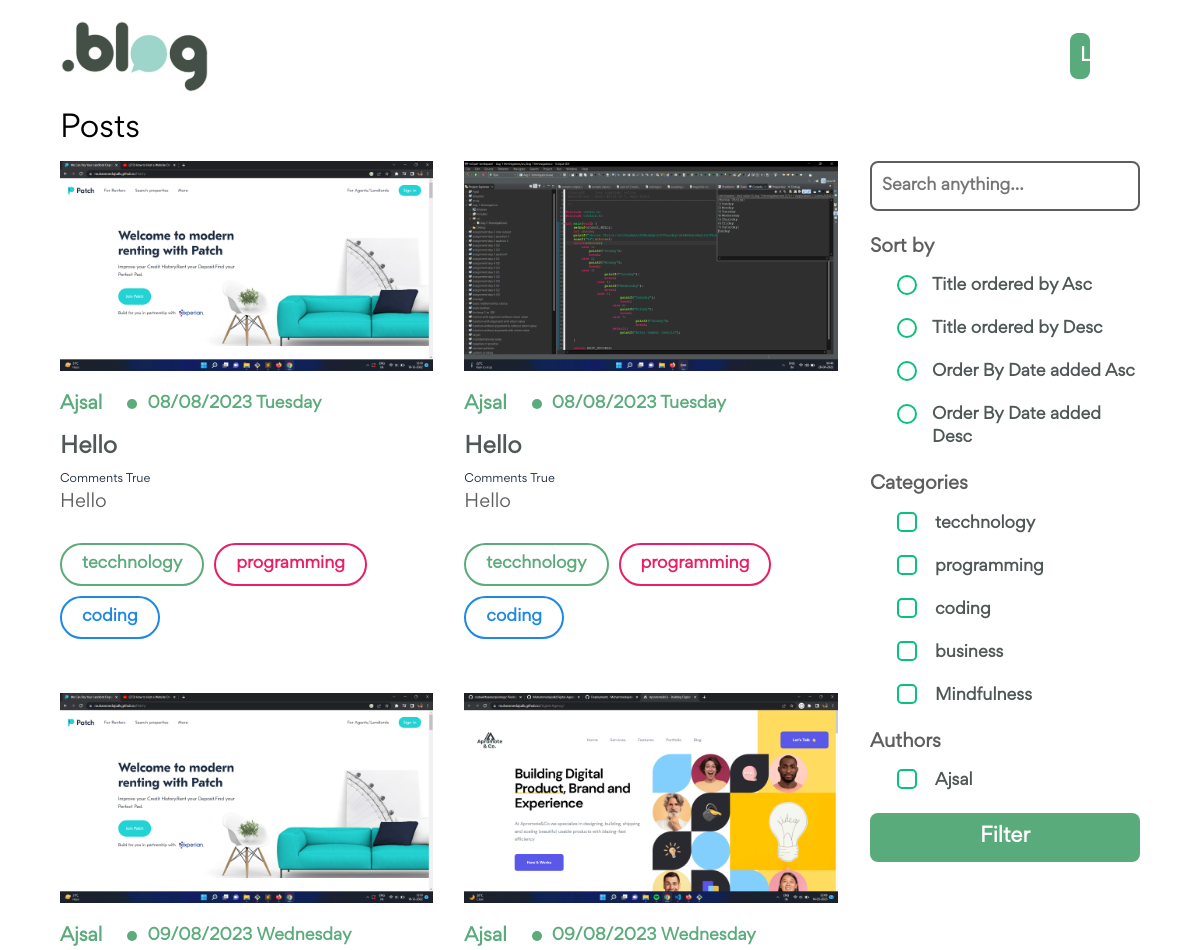
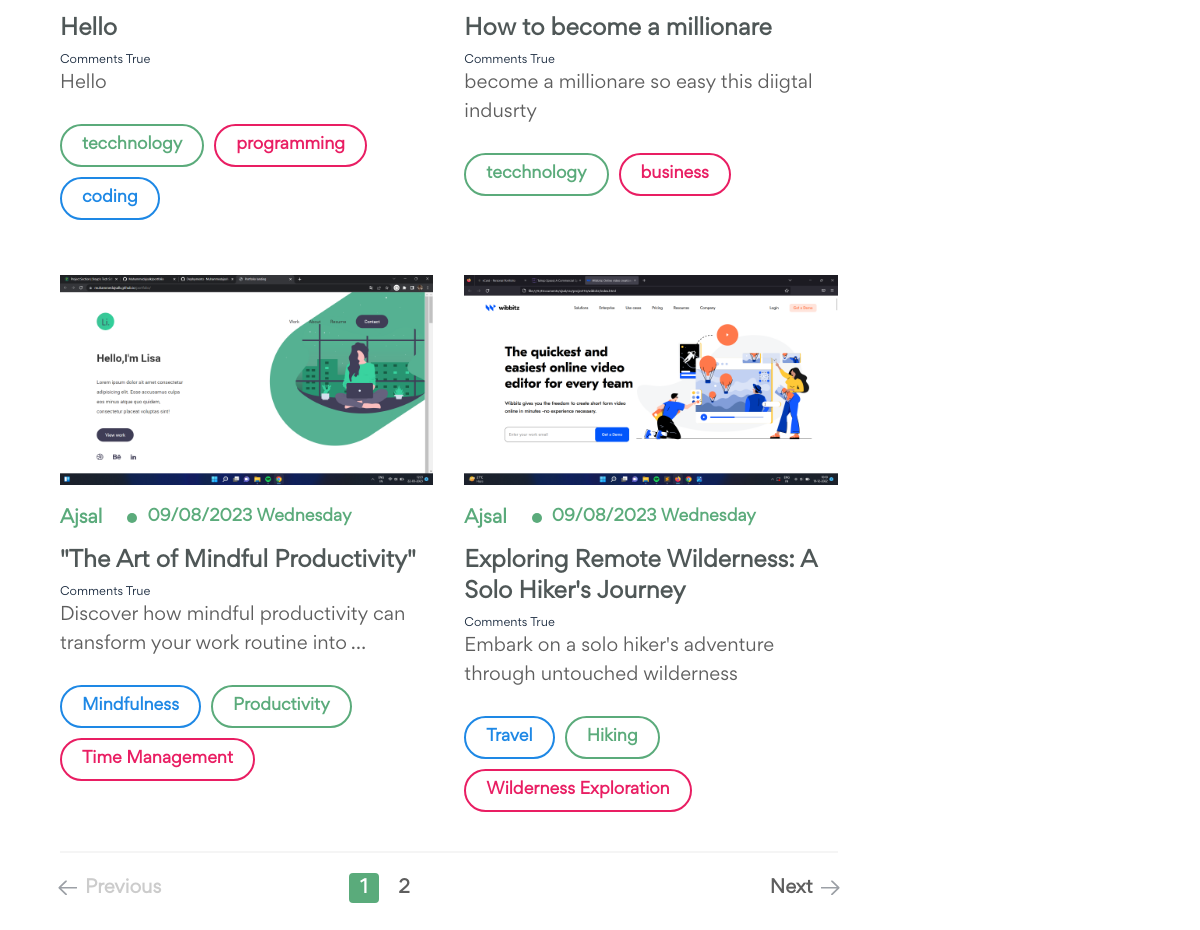
The page / on the database its author committed (2 pictures, top to bottom).
### posts/models.py (models this page shows, shortened)
class Post(models.Model):
    title = models.CharField(max_length=255)
    short_description = models.TextField()
    description = RichTextField()
    categories = models.ManyToManyField("posts.Category")
    time_to_read = models.CharField(max_length=128)
    featured_image = models.ImageField(upload_to="posts/")
    is_draft = models.BooleanField(default=False)
    author = models.ForeignKey("posts.Author",on_delete=models.CASCADE)
    published_date = models.DateField()
    is_deleted = models.BooleanField(default=False)

class Author(models.Model):
    name = models.CharField(max_length=255)
    user = models.OneToOneField("auth.User",on_delete=models.CASCADE)

class Category(models.Model):
    title = models.CharField(max_length=25)
    class Meta:
        verbose_name_plural = "categories"

### web/views.py (the view, shortened to what this page needs)
# urls.py: path('',views.index, name="index"),
def index(request):
    posts = Post.objects.filter(is_deleted=False,is_draft=False)
    categories = Category.objects.all()[:5]
    authors = Author.objects.all()
    q = request.GET.get('q')
    if q:
        posts = posts.filter(title__icontains=q)
    search_authors = request.GET.getlist("author")
    print(search_authors)
    if search_authors:
        posts =posts.filter(author__in = search_authors)
    search_categories = request.GET.getlist("category")
    print(search_categories)
    if search_categories:
        posts =posts.filter(categories__in = search_categories).distinct()
    sort = request.GET.get("sort")
    instances = paginate_instances(request,posts)
    context={
        "title" : "Home Page",
        "instances" : instances,
        "categories" : categories,
        "authors" : authors
    }
    return render(request, 'web/index.html',context=context)

### main/functions.py (called while the page is built)
def paginate_instances(request,instances,per_page=6):
    instances = Paginator(instances, per_page)
    page = request.GET.get('page', 1)
    try:
        instances = instances.page(page)
    except PageNotAnInteger:
        instances = instances.page(1)
    except EmptyPage:
        instances = instances.page(instances.num_pages)
    return instances

### posts/templatetags/peginator_tags.py (called while the page is built)
@register.simple_tag
def get_elided_page_range(instances, number, on_each_side=3, on_ends=2):
    paginator =Paginator(instances.object_list, instances.per_page)
    return paginator.get_elided_page_range(number=number, on_each_side=on_each_side, on_ends=on_ends)

@register.simple_tag(takes_context=True)
def change_params(context,page):
    request = context['request']
    full_path = request.get_full_path()
    if "?" in full_path:
        if "page" in full_path:
            full_path = re.sub("page=[0-9]+", f"pages={page}",full_path)
        else:
            full_path += f"&page={page}"
    else:
        full_path += f"?page={page}"
    return full_path

@register.inclusion_tag("web/includes/pagionation.html",takes_context=True)
def load_pagination(context, instances):
    request = context['request']
    return{
        "instances" : instances,
        "request" : request
    }

### templates/web/index.html (shortened to what this page needs)
{% extends "base.html" %}
{% block content %}
{% load static %}
{% load peginator_tags %}
<section id="home">
    <section class="wrapper">
        {% include 'web/includes/header.html' %}
        <section class="spotlight">
            <h3>Posts</h3>
            <div class="all-posts">
                <div class="post-section">
                    <ul class="posts">
                        {% for post in instances %}
                        <li>
                            <a href="{% url 'web:post' id=post.id %}">
                                <div class="blog-image">
                                    <img
                                        src="{{post.featured_image.url}}"
                                        alt="Blog"
                                    />
                                </div>
                                <div class="details">
                                    <div class="date">
                                        <h4 class="name">{{post.author.name}}</h4>
                                        <div class="round"></div>
                                        <span> {{post.published_date|date:"d/m/Y l"}} </span>
                                    </div>
                                    <h3 class="head">
                                        {{post.title|capfirst}}
                                    </h3>
                                        <h6>Comments True</h6>
                                    <p class="description">
                                    {{post.short_description|truncatewords:10}}
                                    </p>
                                </div>
                            </a>
                            <div class="bottom">
                                {% for tag in post.categories.all|slice:3 %}
                                <a href="#" class="design {% cycle 'one' 'two' 'three' %}"> {{tag.title}} </a>
                                {% endfor %}
                            </div>
                        </li>
                        {% endfor %}
                    </ul>
                    {% load_pagination instances %}
                </div>
                <div class="filter-section" id="hamburger-menu">
                    <form action="">
                        <input type="text"  name="q" placeholder="Search anything..." />
                        <p class="filter-head">Sort by</p>
                        <div class="filter">
                            <label class="radio">
                                <span class="radio"></span>
                                <span class="label">Title ordered by Asc</span>
                            </label>
                            <label class="radio">
                                <span class="radio"></span>
                                <span class="label">Title ordered by Desc</span>
                            </label>
                            <label class="radio">
                                <span class="radio"></span>
                                <span class="label"
                                    >Order By Date added Asc</span
                                >
                            </label>
                            <label class="radio">
                                <span class="radio"></span>
                                <span class="label"
                                    >Order By Date added Desc</span
                                >
                            </label>
                        </div>
                        <p class="filter-head">Categories</p>
                        <div class="filter">
                            {% for category in categories %}
                            <label class="checkbox">
                                <input type="checkbox" value="{{category.id}}" name="category" />
                                <span class="label">{{category.title}}</span>
                            </label>
                            {% endfor %}
                        </div>
                        <p class="filter-head">Authors</p>
                        <div class="filter">
                            {% for author in authors %}
                                <label class="checkbox">
                                    <input type="checkbox" value="{{author.id}}" name="author" />
                                    <span class="label">{{author.name}}</span>
                                </label>
                            {% endfor %}
                        </div>
                        <input type="submit" value="Filter" />
                    </form>
                </div>
            </div>
        </section>
    </section>
</section>
{% endblock %}

### rows shown on the page
Post: featured_image (picture), author.name "Ajsal", published_date "08/08/2023 Tuesday", title "Hello", short_description "Hello"
Category: title "tecchnology"
Category: title "programming"
Category: title "coding"
Post: featured_image (picture), author.name "Ajsal", published_date "08/08/2023 Tuesday", title "Hello", short_description "Hello"
Post: featured_image (picture), author.name "Ajsal", published_date "09/08/2023 Wednesday", title "Hello", short_description "Hello"
Post: featured_image (picture), author.name "Ajsal", published_date "09/08/2023 Wednesday", title "How to become a millionare", short_description "become a millionare so easy this diigtal indusrty"
Category: title "business"
Post: featured_image (picture), author.name "Ajsal", published_date "09/08/2023 Wednesday", title "\"The Art of Mindful Productivity\"", short_description "Discover how mindful productivity can transform your work routine into …"
Category: title "Mindfulness"
Category: title "Productivity"
Category: title "Time Management"
Post: featured_image (picture), author.name "Ajsal", published_date "09/08/2023 Wednesday", title "Exploring Remote Wilderness: A Solo Hiker's Journey", short_description "Embark on a solo hiker's adventure through untouched wilderness"
Category: title "Travel"
Category: title "Hiking"
Category: title "Wilderness Exploration"
Author: name "Ajsal"

### other values the page prints
{{ i }} "1"
{{ i }} "2"
